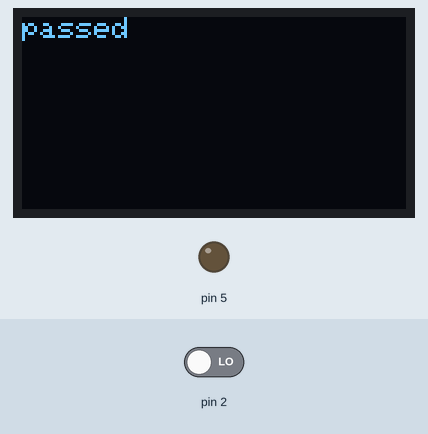
Recording of a sketch running on a simulated Arduino Uno, built with avr-gcc and run on an emulated ATmega328P. Parts: 128×64 one-colour display, output pins drawn as LEDs (lit = HIGH). Inputs (shaded band) come from the test bench; at power-on: pin 2 LOW.

Above: at 0.1 s.
At 2.2 s:
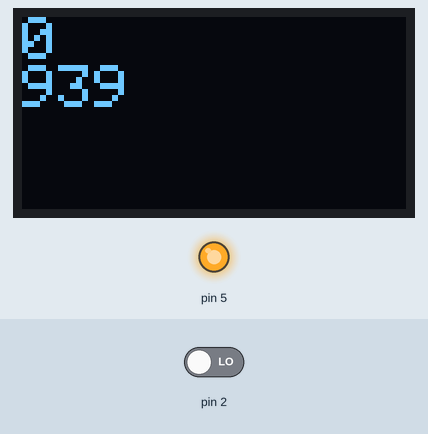
2.3 s: pin 2 driven HIGH
At 2.53 s:
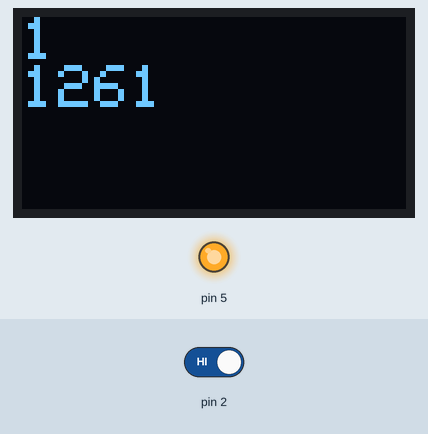
Timing chart, 0 to 5.3 s (numbered marks = the images above; inputs shaded):
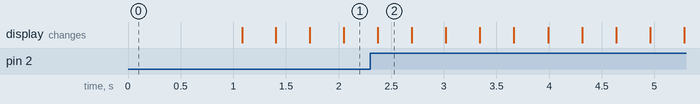

The sketch:

arduino_flow_rate_debug_c.ino
```cpp
// I2C device headers
#include <Wire.h>

// Declaration for an SSD1306 display connected to I2C (SDA, SCL pins)
#include <Adafruit_SSD1306.h>
#define SCREEN_ADDRESS 0x3C ///< See datasheet for Address; 0x3D for 128x64, 0x3C for 128x32
#define SCREEN_WIDTH 128 // OLED display width, in pixels
#define SCREEN_HEIGHT 64 // OLED display height, in pixels
Adafruit_SSD1306 display(SCREEN_WIDTH, SCREEN_HEIGHT, &Wire, -1);

unsigned long h2o_ticks = 0;

void h2o_tick_in () {
	++h2o_ticks;
}

void setup_display() {
	if(display.begin(SSD1306_SWITCHCAPVCC, SCREEN_ADDRESS)) {
		display.clearDisplay();
		display.setTextColor(SSD1306_WHITE);
		display.print("passed");
		display.display();
		delay(1000);
		display.clearDisplay();
		display.display();
	}
}

void setup_valve() {
	pinMode(5, OUTPUT);
	digitalWrite(5, LOW);
}

void open_valve(bool enable) {
	digitalWrite(5, enable ? HIGH : LOW);
}

void setup_flow_rate() {
	pinMode(2, INPUT);
	digitalWrite(2, LOW);
	attachInterrupt(digitalPinToInterrupt(2), h2o_tick_in, RISING);
}

unsigned long loop_time_start = 0;
unsigned long loop_time = 10000;

void setup() {
	setup_display();
	setup_flow_rate();
	setup_valve();
	open_valve(true);
	loop_time_start = millis();
}

unsigned long millis_display_loop;
unsigned long interv_display_loop = 10;

void display_loop() {
	if (millis_display_loop + interv_display_loop >= millis()) return;
	millis_display_loop = millis();

	display.clearDisplay();
	display.setTextSize(2);
	display.setCursor(0,0);
	display.print(h2o_ticks);
	display.setCursor(0,16);
	display.print(millis() - loop_time_start);
	display.display();
}

void loop() {
	display_loop();

	if (millis() - loop_time_start > loop_time) {
		display_loop();
		open_valve(false);
		while(true);
	}
}
```
